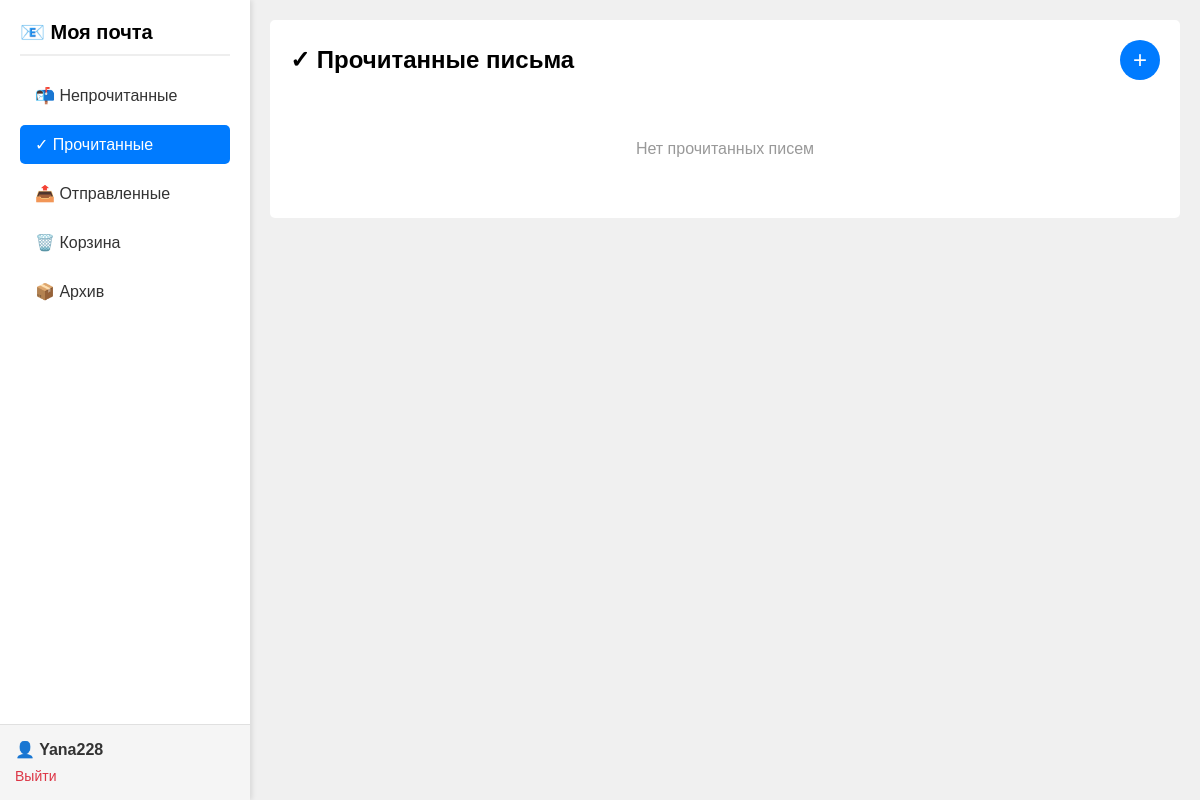
Page /read/ (signed in) on the earlier database version.
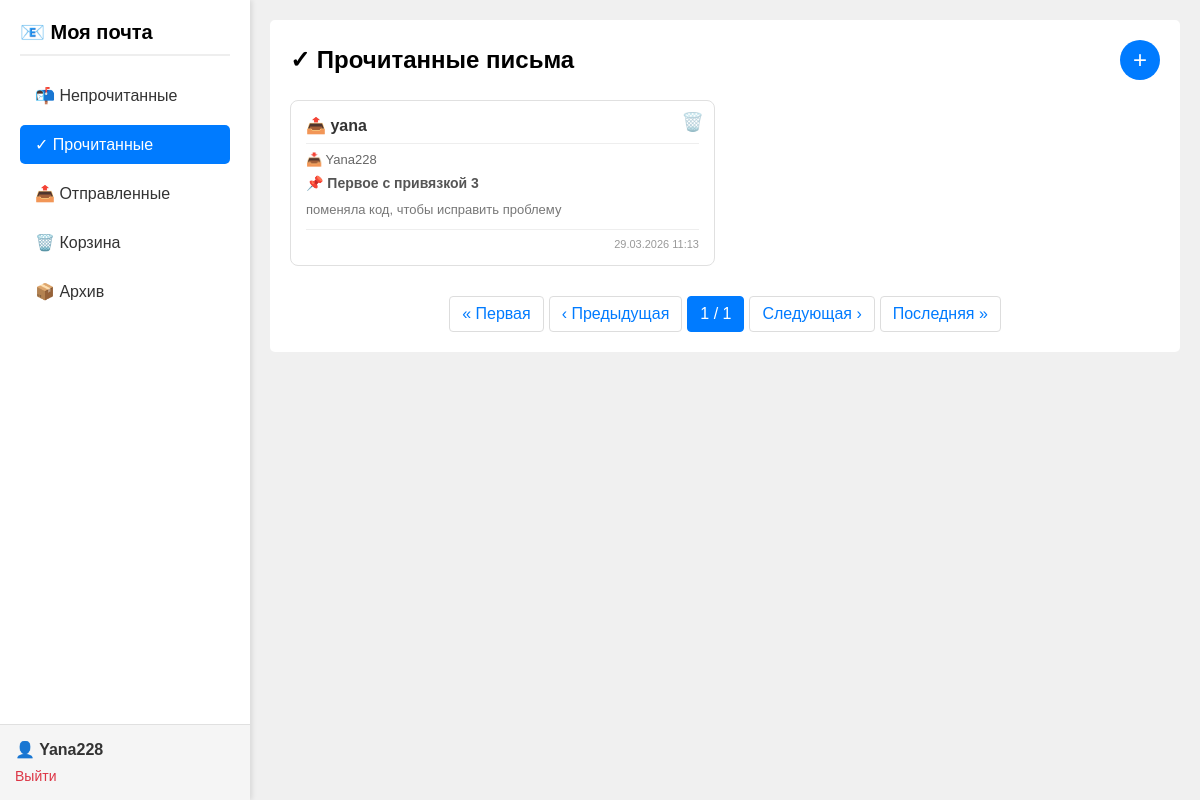
Same page on the later database version.
### mail/models.py (models this page shows, shortened)
class Email(models.Model):
    FOLDER_CHOICES = [
        ("inbox", "Входящие"),
        ("sent", "Отправленные"),
        ("read", "Прочитанные"),
        ("unread", "Непрочитанные"),
        ("archive", "Архив"),
        ("trash", "Корзина"),
    ]
    sender = models.CharField("Отправитель (текст)", max_length=100)
    recipient = models.CharField("Получатель (текст)", max_length=100)
    subject = models.CharField("Тема", max_length=200)
    body = models.TextField("Текст письма")
    created_at = models.DateTimeField("Дата создания", auto_now_add=True)
    is_read = models.BooleanField("Прочитано", default=False)
    folder = models.CharField(
        "Папка", max_length=20, default="inbox", choices=FOLDER_CHOICES
    )
    sender_user = models.ForeignKey(
        User,
        on_delete=models.CASCADE,
        related_name="sent_emails",
        verbose_name="Отправитель (пользователь)",
        null=True,
        blank=True,
    )
    recipient_user = models.ForeignKey(
        User,
        on_delete=models.CASCADE,
        related_name="received_emails",
        verbose_name="Получатель (пользователь)",
        null=True,
        blank=True,
    )

### mail/views.py (the view)
# urls.py: path("read/", views.read_emails, name="read"),
@login_required
def read_emails(request):
    emails = Email.objects.filter(recipient_user=request.user, folder="read").order_by(
        "-created_at"
    )
    paginator = Paginator(emails, 9)
    page_number = request.GET.get("page")
    page_obj = paginator.get_page(page_number)
    return render(
        request, "mail/read.html", {"page_obj": page_obj, "active_tab": "read"}
    )

### templates/mail/read.html (shortened to what this page needs)
{% extends 'mail/base.html' %}
{% block content %}
    <div class="header-with-button">
        <h2>✓ Прочитанные письма</h2>
        <a href="{% url 'mail:compose' %}" class="add-button">+</a>
    </div>
    {% if page_obj %}
        <div class="emails-grid">
            {% for email in page_obj %}
                <div class="email-card">
                    <a href="{% url 'mail:view_email' email.id %}" style="text-decoration: none; color: inherit; display: block;">
                        <div class="email-sender">📤 {{ email.sender|truncatechars:30 }}</div>
                        <div class="email-recipient">📥 {{ email.recipient|truncatechars:30 }}</div>
                        <div class="email-subject">📌 {{ email.subject|truncatechars:40 }}</div>
                        <div class="email-body">{{ email.body|truncatechars:50 }}</div>
                        <div class="email-date">{{ email.created_at|date:"d.m.Y H:i" }}</div>
                    </a>
                    <form method="post" action="{% url 'mail:move_to_trash' email.id %}">
                        <button type="submit" class="trash-btn" title="Удалить">🗑️</button>
                    </form>
                </div>
            {% endfor %}
        </div>
        <div class="pagination">
            {% if page_obj.has_previous %}
                <a href="?page=1">« Первая</a>
                <a href="?page={{ page_obj.previous_page_number }}">‹ Предыдущая</a>
            {% else %}
                <span class="disabled">« Первая</span>
                <span class="disabled">‹ Предыдущая</span>
            {% endif %}
            <span class="current">{{ page_obj.number }} / {{ page_obj.paginator.num_pages }}</span>
            {% if page_obj.has_next %}
                <a href="?page={{ page_obj.next_page_number }}">Следующая ›</a>
                <a href="?page={{ page_obj.paginator.num_pages }}">Последняя »</a>
            {% else %}
                <span class="disabled">Следующая ›</span>
                <span class="disabled">Последняя »</span>
            {% endif %}
        </div>
    {% else %}
        <div class="empty-state"><p>Нет прочитанных писем</p></div>
    {% endif %}
{% endblock %}

Differences in the rows shown:
added Email: sender "yana", recipient "Yana228", subject "Первое с привязкой 3", body "поменяла код, чтобы исправить проблему", created_at "29.03.2026 11:13"
Other differences:
{{ page_obj.number }}: (not shown) → "1"
{{ page_obj.paginator.num_pages }}: (not shown) → "1"
text no longer shown: "Нет прочитанных писем"
text now shown: "« Первая ‹ Предыдущая / Следующая › Последняя »"
